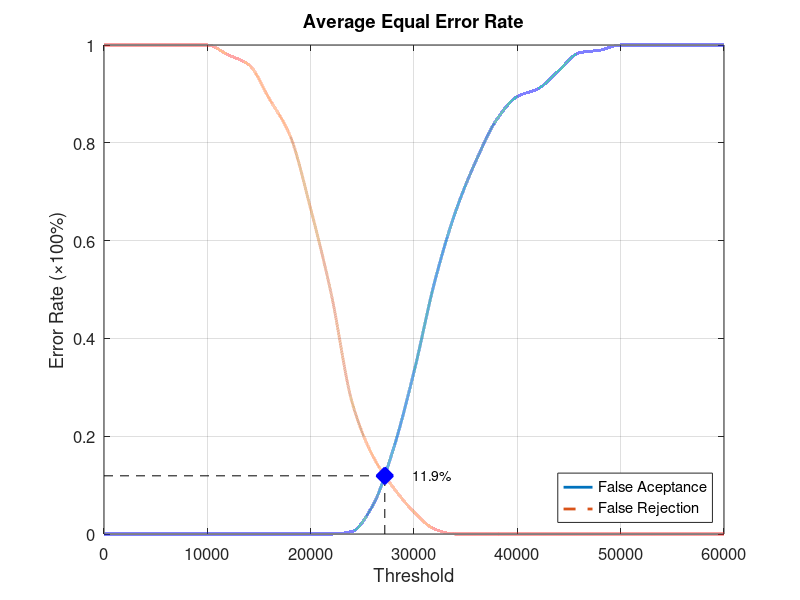
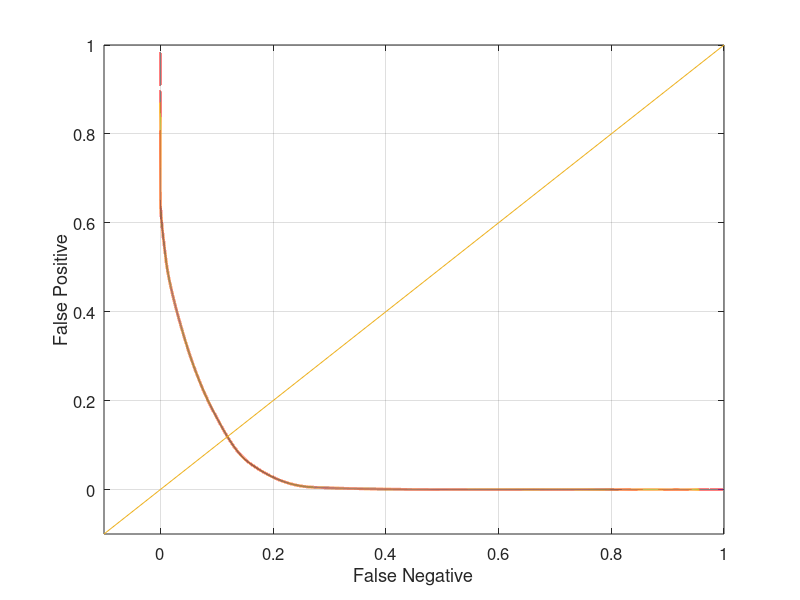

Write the MATLAB code that produced these figures, in order.
function yEER = Database1_4
close all;
clear;
clc;
x = 0:2000:60000;
xq = 0:0.5:60000;

y0 = [0 0 0 0 0 0 0 0 0 0 0 0 0.00526316 0.0578947 0.173684 0.331579 0.515789 0.657895 0.763158 0.847368 0.894737 0.910526 0.947368 0.984211 0.989474 1 1 1 1 1 1];
yy0 = interp1(x, y0, xq, 'pchip');
y1 = [1 1 1 1 1 1 0.98 0.96 0.89 0.815 0.665 0.49 0.27 0.16 0.095 0.045 0.01 0 0 0 0 0 0 0 0 0 0 0 0 0 0];
yy1 = interp1(x, y1, xq, 'pchip');

% Calculating EER: 
y2 = abs(y0 - y1);
find(y2 == min(y2))
yy2 = abs(yy0 - yy1);
xEER = find(yy2 == min(yy2));
xEERIndex = xq(xEER) % X-axis EER
yEER = yy0(xEER) % Y-axis EER

main = figure
plot(xq, yy0,'-','LineWidth', 2);	hold on
plot(xq, yy1,'--','LineWidth', 2);	hold on
plot([xEERIndex xEERIndex], [0 yEER], 'k--');	hold on
plot([0 xEERIndex], [yEER yEER], 'k--');	hold on
plot(xEERIndex, yEER, 'bx', 'LineWidth', 10);	hold on
text(xEERIndex + 10 * xEERIndex / 100, yEER, [num2str(round((10000 * yEER)) / 100) '%'])
legend('False Aceptance', 'False Rejection', 'Location', 'SouthEast')
xlabel('Threshold')
ylabel('Error Rate (\times100%)')
title('Average Equal Error Rate')
set(gca, 'FontSize', 12)
axis([0 60000 0 1])
grid on

print(main, 'Database1_4Main', '-dpng');
FNRxFPR = figure('Color', [1 1 1]);
plot(yy1, yy0, '-', yy1, yy0, 'LineWidth', 2);
hold on
y = -0.1:0.1:1
plot(y, y); 
set(gca, 'FontSize', 12)
xlabel('False Negative')
ylabel('False Positive')
axis([-0.1 1 -0.1 1])
set(gca, 'FontSize', 12)
grid on

print(FNRxFPR, 'Database1_4FNRxFPR','-dpng');
end
